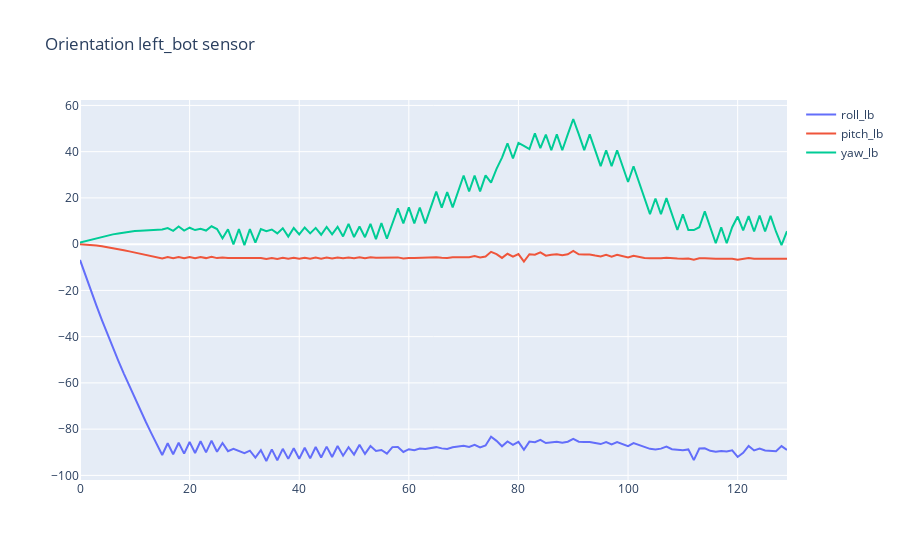

This figure's notebook cell:
### Code cell
test_plot = pd.read_csv('D:/Thesis/dataset/lifting_orientation_29_0.csv')

def preprocessing_dataset(dataset):
    df = dataset.drop(columns = "Unnamed: 0")
    df.columns = ["roll_bt","pitch_bt","yaw_bt",
                  "roll_bb","pitch_bb","yaw_bb",
                  "roll_lt","pitch_lt","yaw_lt",
                  "roll_lb","pitch_lb","yaw_lb",
                  "roll_rt","pitch_rt","yaw_rt",
                  "roll_rb","pitch_rb","yaw_rb"
                 ]
    return df
test_plot_1 = preprocessing_dataset(test_plot)
lb = ["roll_lb","pitch_lb","yaw_lb"]
orientation_lb_test= test_plot_1[lb]
show_plot(orientation_lb_test,'Orientation left_bot sensor')


# plt.figure
# plt.plot(orientation_lb_test.index, orientation_lb_test["roll_lb"], 'b', alpha=0.75)
# plt.plot(orientation_lb_test.index, frame['pitch'], 'r', orientation_lb_test.index,  orientation_lb_test["yaw_lb"], 'g')
# plt.legend(('roll', 'pitch', 'yaw'), loc='best')
# plt.grid(True)
# plt.show()

### Figure 1 — Plotly figure (JSON) as saved in the notebook; plotly's stock layout.template omitted (floating-point values rounded to 4 significant figures; data arrays with more than 128 entries replaced by an {"elided": "..."} marker saying what was removed)
{"data": [{"name": "roll_lb", "type": "scatter", "x": {"elided": "130 int values"}, "y": {"elided": "130 float values"}}, {"name": "pitch_lb", "type": "scatter", "x": {"elided": "130 int values"}, "y": {"elided": "130 float values"}}, {"name": "yaw_lb", "type": "scatter", "x": {"elided": "130 int values"}, "y": {"elided": "130 float values"}}], "layout": {"title": {"text": "Orientation left_bot sensor"}}}
